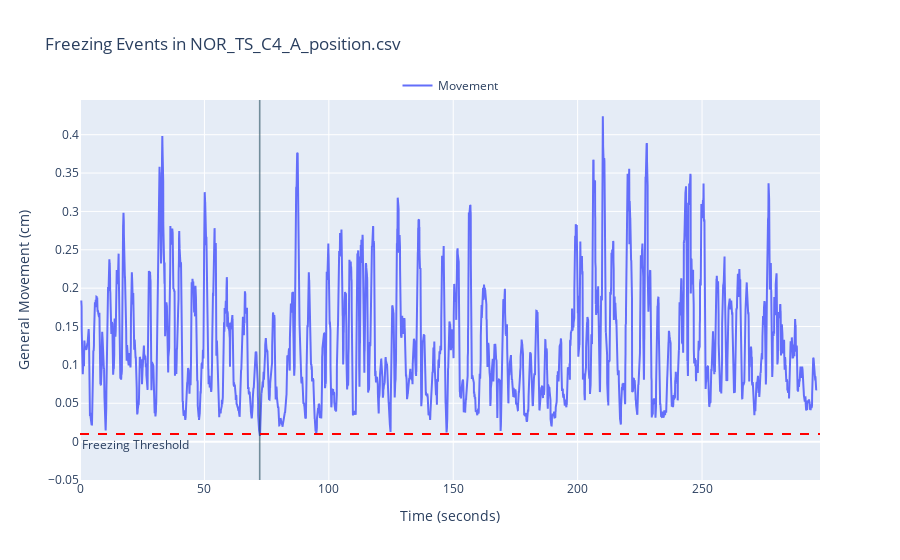

This figure's notebook cell:
### Markdown cell above
---
#### 4.  We can also measure other behaviours, such as freezing

### Code cell
# Plot freezing events
rst.plot_freezing(example_path, fps = video_fps, threshold=freezing_threshold)

### Figure 1 — Plotly figure (JSON) as saved in the notebook; plotly's stock layout.template omitted (floating-point values rounded to 4 significant figures; data arrays with more than 128 entries replaced by an {"elided": "..."} marker saying what was removed)
{"data": [{"mode": "lines", "name": "Movement", "type": "scatter", "x": {"elided": "7411 float values"}, "y": {"elided": "7411 float values"}}], "layout": {"annotations": [{"showarrow": false, "text": "Freezing Threshold", "x": 0, "xanchor": "left", "xref": "x domain", "y": 0.01, "yanchor": "top", "yref": "y"}], "legend": {"orientation": "h", "x": 0.5, "xanchor": "center", "y": 1, "yanchor": "bottom"}, "shapes": [{"fillcolor": "rgba(0, 100, 80, 0.4)", "line": {"width": 0.4}, "type": "rect", "x0": 72.08, "x1": 72.4, "y0": -0.1, "y1": 1.5}, {"line": {"color": "red", "dash": "dash"}, "type": "line", "x0": 0, "x1": 1, "xref": "x domain", "y0": 0.01, "y1": 0.01, "yref": "y"}], "showlegend": true, "title": {"text": "Freezing Events in NOR_TS_C4_A_position.csv"}, "xaxis": {"range": [0, 297.4], "title": {"text": "Time (seconds)"}}, "yaxis": {"range": [-0.05, 0.4452], "title": {"text": "General Movement (cm)"}}}}
